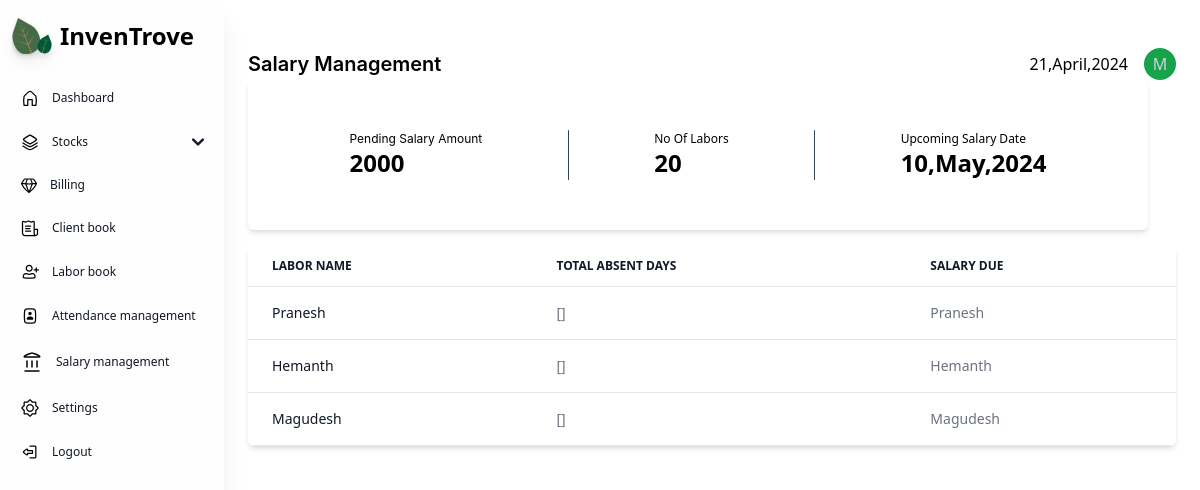
Before: /salarymanagement/ with the older database file.
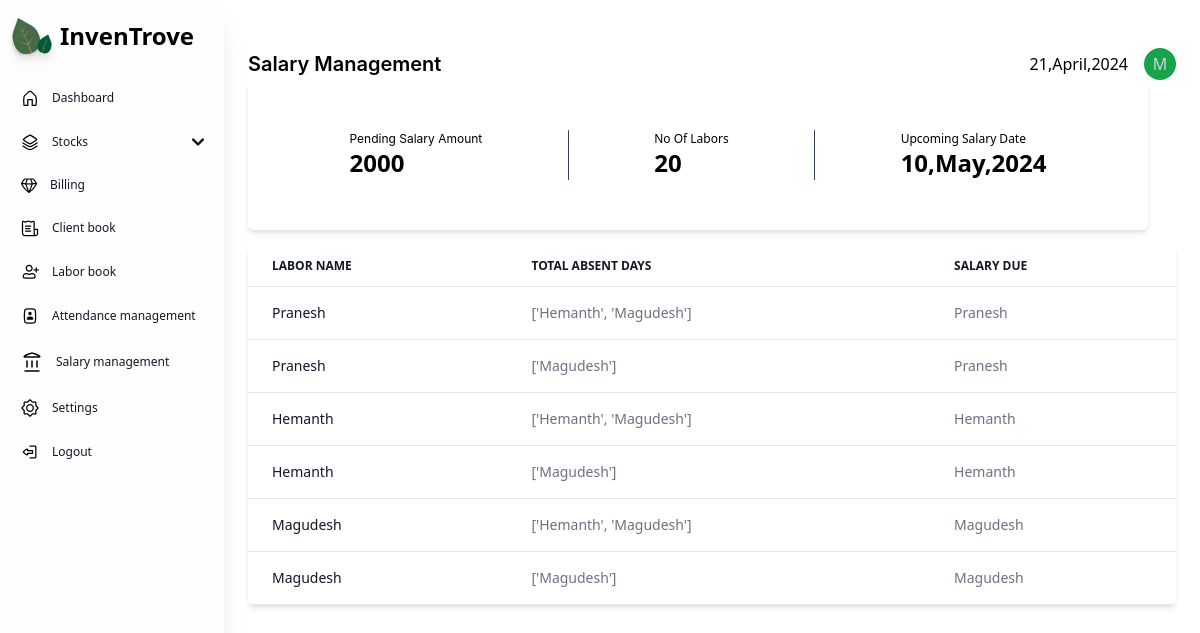
After: the same page with the newer database file.
### core/models.py (models this page shows, shortened)
class labor(models.Model):
    laborname = models.CharField(max_length=50)
    contactnumber = models.CharField(max_length=20)
    address = models.TextField()
    salarystatus = models.BooleanField(default=False)
    day_wage = models.PositiveIntegerField(blank=True)
    salary_amount = models.PositiveBigIntegerField(blank=True)
    def __str__(self):
        return self.laborname

class attendance(models.Model):
    date = models.DateField(auto_now_add=True)
    absentees = models.ManyToManyField(labor)
    def absent(self):
        a=[]
        for i in self.absentees.all():
            a.append(i.laborname)
        return a

### core/views.py (the view)
# urls.py: path('salarymanagement/', cvs.salarymanagement),
def salarymanagement(request):
    labordata = labor.objects.all()
    attendances = attendance.objects.all()
    context = {"labordata": labordata, "attendances": attendances}
    return render(request, 'core/salarymanagement.html', context)

### core/templates/core/salarymanagement.html (shortened to what this page needs)
{% load static tailwind_tags %}
<!DOCTYPE html>
<html lang="en">
<head>
    {% tailwind_css %}
</head>
<body >
    <section class="sm:ml-56 px-6 pb-4 max-w-full min-h-[100%]">
    <div class="relative">
        {% include 'core/navigation.html' %}
    </div>
    <div class="flex justify-between w-full items-center sm:mt-12 mt-6">
        <div>
            <p class="font-inter font-semibold text-xl">Salary Management</p>
        </div>
        <div class="items-center gap-4 hidden sm:flex">
            <p>21,April,2024</p>
            <div class="w-8 h-8 bg-green-600 rounded-full items-center justify-center flex">
                <p class="text-slate-300">M</p>
            </div>
        </div>
    </div>
    <main class="w-full h-full">
        <div class="statuscontainer max-w-[900px] px-4 py-[50px] flex justify-evenly items-center bg-white shadow-md rounded-md">
            <div>
                <p class="text-xs font-inter">Pending Salary Amount</p>
                <p class="text-2xl font-semibold">2000</p>
            </div>
            <div>
                <p class="text-xs">No Of Labors</p>
                <p class="text-2xl font-semibold">20</p>
            </div>
            <div>
                <p class="text-xs">Upcoming Salary Date</p>
                <p class="text-2xl font-semibold">10,May,2024</p>
            </div>
        </div>
                <div class="relative max-w-[100%] min-h-full overflow-x-scroll mt-4 rounded-md bg-white shadow-md">
                    <table class="text-sm text-left min-h-full text-gray-500  dark:text-gray-400 rounded-md overflow-x-auto w-full">
                        <thead class="border-b text-xs text-gray-900 uppercase dark:text-gray-400">
                            <tr>
                                <th scope="col" class="px-6 py-3">
                                    Labor name
                                </th>
                                <th scope="col" class="px-6 py-3">
                                    Total absent days
                                </th>
                                <th scope="col" class="px-6 py-3">
                                    Salary due
                                </th>
                            </tr>
                        </thead>
                        <tbody>
                            {% for i in labordata %}
                                {% for attended in attendances %}
                            <tr class="border-b">
                                <th scope="row" class="px-6 py-4 font-medium text-gray-900 whitespace-nowrap">
                                    <a href="{% url 'editcustomer' i.id%}" class="hover:underline">
                                    {{i.laborname}}
                                    </a>
                                </th>
                                <td class="px-6 py-4">
                                    {{attended.absent}}
                                </td>
                                <td class="px-6 py-4">
                                    {{i}}
                                </td>
                                {% endfor %}
                                {% endfor %}
                            </tr>
                        </tbody>
                    </table>
                </div>
    </main>
    </section>
</body>
</html>

Changed rows visible on the page:
computed for attendance: absent "[]" → "['Hemanth', 'Magudesh']"
added attendance: {{ i.laborname }} "Pranesh", absent "['Magudesh']", {{ i }} "Pranesh", {{ i.laborname }} "Hemanth", {{ i }} "Hemanth", {{ i.laborname }} "Magudesh", {{ i }} "Magudesh"
